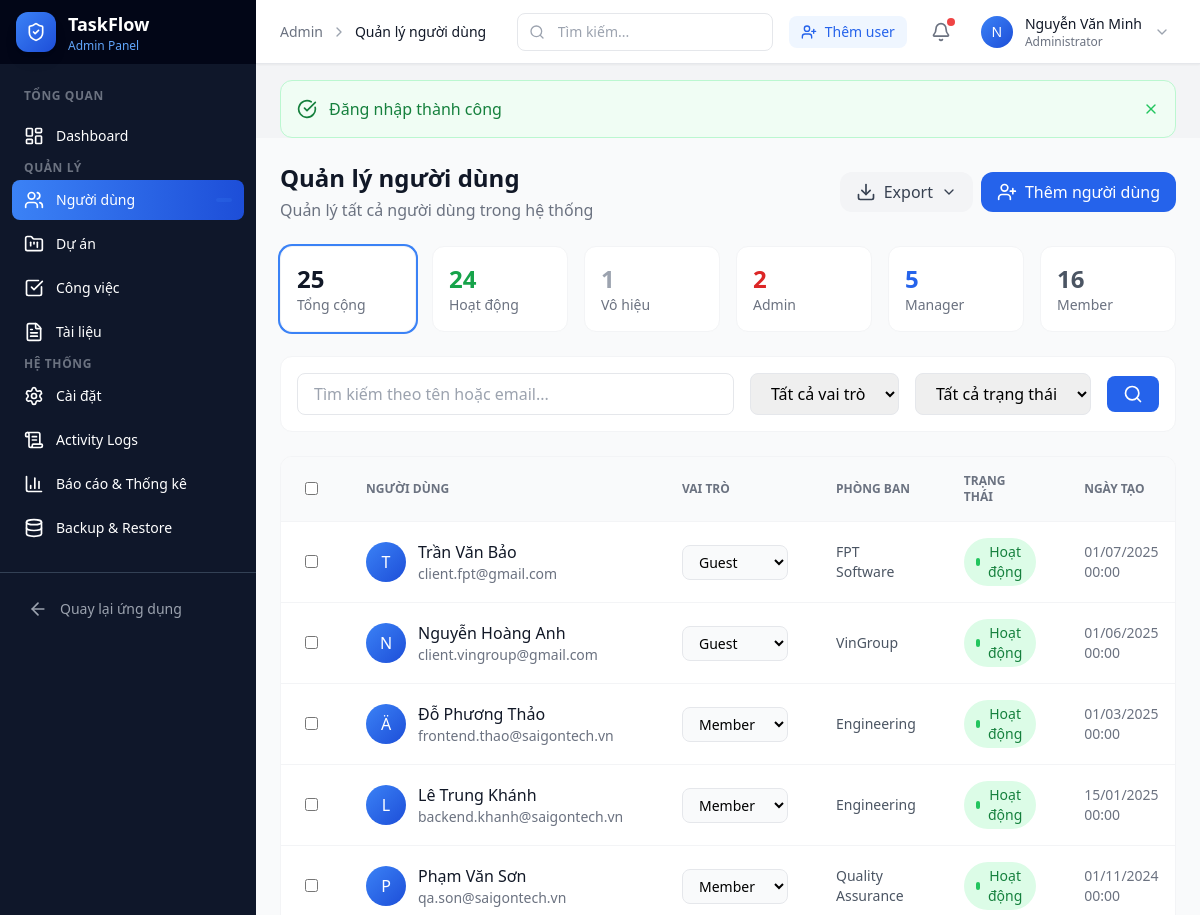
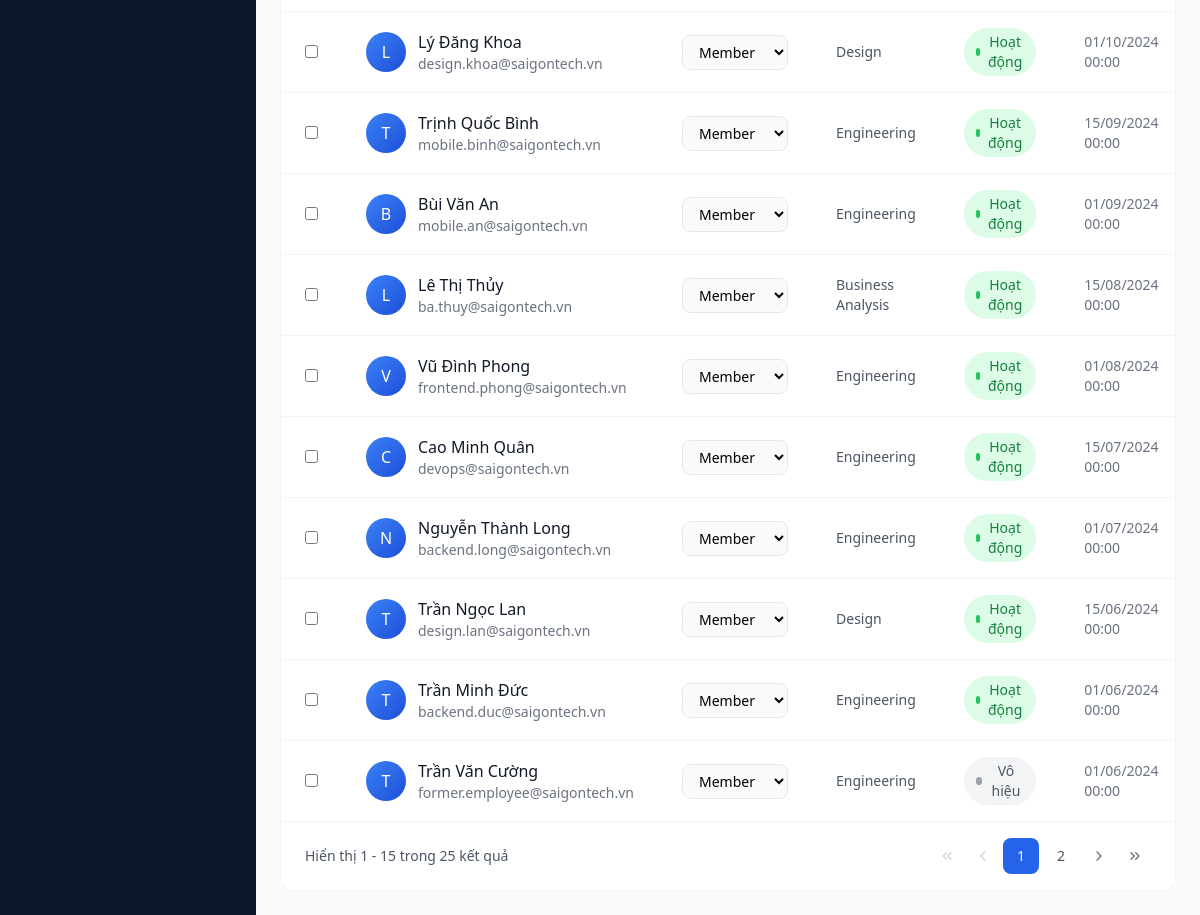
The page /admin/users.php (signed in) on the database its author committed (2 pictures, top to bottom).
### tables this page shows
CREATE TABLE `users` (
    `id` VARCHAR(36) PRIMARY KEY DEFAULT (UUID()),
    `email` VARCHAR(255) NOT NULL UNIQUE,
    `password_hash` VARCHAR(255) NOT NULL,
    `full_name` VARCHAR(100) NOT NULL,
    `avatar_url` VARCHAR(500) NULL,
    `role` ENUM('admin', 'manager', 'member', 'guest') NOT NULL DEFAULT 'member',
    `department` VARCHAR(100) NULL,
    `position` VARCHAR(100) NULL,
    `phone` VARCHAR(20) NULL,
    `is_active` TINYINT(1) NOT NULL DEFAULT 1,
    `email_verified_at` DATETIME NULL,
    `remember_token` VARCHAR(64) NULL,
    `remember_token_expiry` DATETIME NULL,
    `reset_token` VARCHAR(64) NULL,
    `reset_token_expiry` DATETIME NULL,
    `last_login_at` DATETIME NULL,
    `created_at` DATETIME DEFAULT CURRENT_TIMESTAMP,
    `updated_at` DATETIME DEFAULT CURRENT_TIMESTAMP ON UPDATE CURRENT_TIMESTAMP,
    
    INDEX `idx_users_email` (`email`),
    INDEX `idx_users_role` (`role`),
    INDEX `idx_users_is_active` (`is_active`),
    INDEX `idx_users_department` (`department`)
);

### app/controllers/BaseController.php (called while the page is built, shortened)
<?php
abstract class BaseController
{
    protected function view(string $view, array $data = [], ?string $layout = null): void
    {
        View::render($view, $data, $layout);
    }
}

### app/controllers/AdminController.php (called while the page is built, shortened)
<?php
class AdminController extends BaseController
{
    private Database $db;
    public function __construct()
    {
        $this->db = Database::getInstance();
    }
    public function users(): void
    {
        $search = $_GET['search'] ?? '';
        $role = $_GET['role'] ?? '';
        $status = $_GET['status'] ?? '';
        $page = max(1, (int)($_GET['page'] ?? 1));
        $perPage = 15;
        $offset = ($page - 1) * $perPage;
        $where = "WHERE 1=1";
        $params = [];
        $totalItems = (int) $this->db->fetchColumn("SELECT COUNT(*) FROM users {$where}", $params);
        $sql = "SELECT * FROM users {$where} ORDER BY created_at DESC LIMIT {$perPage} OFFSET {$offset}";
        $users = $this->db->fetchAll($sql, $params);
        $userStats = [
            'total' => $this->db->fetchColumn("SELECT COUNT(*) FROM users"),
            'active' => $this->db->fetchColumn("SELECT COUNT(*) FROM users WHERE is_active = 1"),
            'inactive' => $this->db->fetchColumn("SELECT COUNT(*) FROM users WHERE is_active = 0"),
            'admin' => $this->db->fetchColumn("SELECT COUNT(*) FROM users WHERE role = 'admin'"),
            'manager' => $this->db->fetchColumn("SELECT COUNT(*) FROM users WHERE role = 'manager'"),
            'member' => $this->db->fetchColumn("SELECT COUNT(*) FROM users WHERE role = 'member'"),
        ];
        $this->view('admin/users', [
            'users' => $users,
            'userStats' => $userStats,
            'filters' => ['search' => $search, 'role' => $role, 'status' => $status],
            'pagination' => [
                'current' => $page,
                'total' => (int) ceil($totalItems / $perPage),
                'perPage' => $perPage,
                'totalItems' => $totalItems,
                'baseUrl' => '?',
            ],
            'pageTitle' => 'Quản lý người dùng',
        ], 'admin');
    }
}

### admin/users.php (called while the page is built, shortened)
<?php
$controller = new AdminController();
$controller->users();

### core/Database.php (called while the page is built, shortened)
<?php
class Database
{
    private static ?Database $instance = null;
    private ?PDO $connection = null;
    private array $config;
    private function __construct()
    {
        $this->config = require BASE_PATH . '/config/database.php';
    }
    public static function getInstance(): Database
    {
        if (self::$instance === null) {
            self::$instance = new self();
        }
        return self::$instance;
    }
    public function getConnection(): PDO
    {
        return $this->connection;
    }
    private function connect(): void
    {
        try {
            $dsn = sprintf(
                "%s:host=%s;port=%s;dbname=%s;charset=%s",
                $this->config['driver'],
                $this->config['host'],
                $this->config['port'],
                $this->config['database'],
                $this->config['charset']
            );
            $options = [
                PDO::ATTR_ERRMODE => PDO::ERRMODE_EXCEPTION,
                PDO::ATTR_DEFAULT_FETCH_MODE => PDO::FETCH_ASSOC,
                PDO::ATTR_EMULATE_PREPARES => false,
            ];
            $this->connection = new PDO(
                $dsn,
                $this->config['username'],
                $this->config['password'],
                $options
            );
        } catch (PDOException $e) {
            throw new Exception("Database connection failed: " . $e->getMessage());
        }
    }
    public function fetchAll(string $sql, array $params = []): array
    {
        $stmt = $this->getConnection()->prepare($sql);
        $stmt->execute($params);
        return $stmt->fetchAll();
    }
    public function fetchColumn(string $sql, array $params = [], int $column = 0): mixed
    {
        $stmt = $this->getConnection()->prepare($sql);
        $stmt->execute($params);
        return $stmt->fetchColumn($column);
    }
}

### config/database.php (called while the page is built)
<?php
return [
    'driver' => 'mysql',
    'host' => getenv('DB_HOST') ?: 'localhost',
    'port' => getenv('DB_PORT') ?: '3306',
    'database' => getenv('DB_NAME') ?: 'taskflow2',
    'username' => getenv('DB_USER') ?: 'root',
    'password' => getenv('DB_PASS') ?: '',
    'charset' => 'utf8mb4',
    'collation' => 'utf8mb4_unicode_ci',
    'prefix' => '',
];

### app/views/admin/users.php (the view, shortened to what this page needs)
<div class="space-y-6">
    <div class="flex flex-col sm:flex-row sm:items-center sm:justify-between gap-4">
        <div>
            <h1 class="text-2xl font-bold text-gray-900">Quản lý người dùng</h1>
            <p class="text-gray-500 mt-1">Quản lý tất cả người dùng trong hệ thống</p>
        </div>
        <div class="flex items-center gap-2">
            <div class="relative" x-data="{ open: false }">
                <button @click="open = !open" class="inline-flex items-center gap-2 px-4 py-2 bg-gray-100 text-gray-700 rounded-xl hover:bg-gray-200 transition-colors">
                    <i data-lucide="download" class="h-5 w-5"></i>
                    Export
                    <i data-lucide="chevron-down" class="h-4 w-4"></i>
                </button>
            </div>
            <button onclick="openModal('create-user-modal')"
                    class="inline-flex items-center gap-2 px-4 py-2 bg-blue-600 text-white rounded-xl hover:bg-blue-700 transition-colors">
                <i data-lucide="user-plus" class="h-5 w-5"></i>
                Thêm người dùng
            </button>
        </div>
    </div>
    <div class="grid grid-cols-2 md:grid-cols-4 lg:grid-cols-6 gap-4">
        <a href="?status=" class="bg-white rounded-xl p-4 border border-gray-100 hover:border-blue-300 transition-colors <?= ($filters['status'] ?? '') === '' && !($filters['role'] ?? '') ? 'ring-2 ring-blue-500' : '' ?>">
            <p class="text-2xl font-bold text-gray-900"><?= $userStats['total'] ?? 0 ?></p>
            <p class="text-sm text-gray-500">Tổng cộng</p>
        </a>
        <a href="?status=1" class="bg-white rounded-xl p-4 border border-gray-100 hover:border-green-300 transition-colors <?= ($filters['status'] ?? '') === '1' ? 'ring-2 ring-green-500' : '' ?>">
            <p class="text-2xl font-bold text-green-600"><?= $userStats['active'] ?? 0 ?></p>
            <p class="text-sm text-gray-500">Hoạt động</p>
        </a>
        <a href="?status=0" class="bg-white rounded-xl p-4 border border-gray-100 hover:border-gray-300 transition-colors <?= ($filters['status'] ?? '') === '0' ? 'ring-2 ring-gray-500' : '' ?>">
            <p class="text-2xl font-bold text-gray-400"><?= $userStats['inactive'] ?? 0 ?></p>
            <p class="text-sm text-gray-500">Vô hiệu</p>
        </a>
        <a href="?role=admin" class="bg-white rounded-xl p-4 border border-gray-100 hover:border-red-300 transition-colors <?= ($filters['role'] ?? '') === 'admin' ? 'ring-2 ring-red-500' : '' ?>">
            <p class="text-2xl font-bold text-red-600"><?= $userStats['admin'] ?? 0 ?></p>
            <p class="text-sm text-gray-500">Admin</p>
        </a>
        <a href="?role=manager" class="bg-white rounded-xl p-4 border border-gray-100 hover:border-blue-300 transition-colors <?= ($filters['role'] ?? '') === 'manager' ? 'ring-2 ring-blue-500' : '' ?>">
            <p class="text-2xl font-bold text-blue-600"><?= $userStats['manager'] ?? 0 ?></p>
            <p class="text-sm text-gray-500">Manager</p>
        </a>
        <a href="?role=member" class="bg-white rounded-xl p-4 border border-gray-100 hover:border-gray-300 transition-colors <?= ($filters['role'] ?? '') === 'member' ? 'ring-2 ring-gray-500' : '' ?>">
            <p class="text-2xl font-bold text-gray-600"><?= $userStats['member'] ?? 0 ?></p>
            <p class="text-sm text-gray-500">Member</p>
        </a>
    </div>
    <div class="bg-white rounded-xl p-4 border border-gray-100">
        <form method="GET" class="flex flex-wrap items-center gap-4">
            <div class="flex-1 min-w-[200px]">
                <input type="text" name="search" value="<?= View::e($filters['search'] ?? '') ?>"
                       placeholder="Tìm kiếm theo tên hoặc email..."
                       class="w-full px-4 py-2 border border-gray-200 rounded-lg focus:ring-2 focus:ring-blue-500 focus:border-transparent">
            </div>
            <select name="role" class="px-4 py-2 border border-gray-200 rounded-lg focus:ring-2 focus:ring-blue-500">
                <option value="">Tất cả vai trò</option>
            </select>
            <select name="status" class="px-4 py-2 border border-gray-200 rounded-lg focus:ring-2 focus:ring-blue-500">
                <option value="">Tất cả trạng thái</option>
            </select>
            <button type="submit" class="px-4 py-2 bg-blue-600 text-white rounded-lg hover:bg-blue-700 transition-colors">
                <i data-lucide="search" class="h-5 w-5"></i>
            </button>
        </form>
    </div>
    <div class="bg-white rounded-xl border border-gray-100 overflow-hidden">
        <div class="overflow-x-auto">
            <table class="w-full">
                <thead class="bg-gray-50 border-b border-gray-100">
                    <tr>
                        <th class="px-6 py-4 text-left">
                            <input type="checkbox" id="select-all"
                                   class="rounded border-gray-300 text-blue-600 focus:ring-blue-500">
                        </th>
                        <th class="px-6 py-4 text-left text-xs font-semibold text-gray-500 uppercase">Người dùng</th>
                        <th class="px-6 py-4 text-left text-xs font-semibold text-gray-500 uppercase">Vai trò</th>
                        <th class="px-6 py-4 text-left text-xs font-semibold text-gray-500 uppercase">Phòng ban</th>
                        <th class="px-6 py-4 text-left text-xs font-semibold text-gray-500 uppercase">Trạng thái</th>
                        <th class="px-6 py-4 text-left text-xs font-semibold text-gray-500 uppercase">Ngày tạo</th>
                    </tr>
                </thead>
                <tbody class="divide-y divide-gray-100">
                    <?php if (!empty($users)): ?>
                        <?php foreach ($users as $user): ?>
                        <tr class="hover:bg-gray-50 transition-colors" data-user-id="<?= $user['id'] ?>">
                            <td class="px-6 py-4">
                                <input type="checkbox" class="bulk-checkbox rounded border-gray-300 text-blue-600 focus:ring-blue-500"
                                       data-id="<?= $user['id'] ?>">
                            </td>
                            <td class="px-6 py-4">
                                <div class="flex items-center gap-3">
                                    <div class="h-10 w-10 rounded-full bg-gradient-to-br from-blue-500 to-blue-700 flex items-center justify-center text-white font-medium">
                                        <?= strtoupper(substr($user['full_name'], 0, 1)) ?>
                                    </div>
                                    <div>
                                        <p class="font-medium text-gray-900"><?= View::e($user['full_name']) ?></p>
                                        <p class="text-sm text-gray-500"><?= View::e($user['email']) ?></p>
                                    </div>
                                </div>
                            </td>
                            <td class="px-6 py-4">
                                <select onchange="updateUserRole('<?= $user['id'] ?>', this.value)"
                                        class="px-3 py-1.5 text-sm border border-gray-200 rounded-lg focus:ring-2 focus:ring-blue-500
                                        <?= $user['role'] === 'admin' ? 'bg-red-50 text-red-700 border-red-200' :
                                           ($user['role'] === 'manager' ? 'bg-blue-50 text-blue-700 border-blue-200' : 'bg-gray-50') ?>">
                                    <option value="member" <?= $user['role'] === 'member' ? 'selected' : '' ?>>Member</option>
                                    <option value="guest" <?= $user['role'] === 'guest' ? 'selected' : '' ?>>Guest</option>
                                </select>
                            </td>
                            <td class="px-6 py-4 text-sm text-gray-600">
                                <?= View::e($user['department'] ?? '-') ?>
                            </td>
                            <td class="px-6 py-4">
                                <button onclick="toggleUserStatus('<?= $user['id'] ?>', <?= $user['is_active'] ? 'false' : 'true' ?>)"
                                        class="inline-flex items-center gap-1.5 px-3 py-1 rounded-full text-sm font-medium transition-colors
                                        <?= $user['is_active'] ? 'bg-green-100 text-green-700 hover:bg-green-200' : 'bg-gray-100 text-gray-600 hover:bg-gray-200' ?>">
                                    <span class="h-2 w-2 rounded-full <?= $user['is_active'] ? 'bg-green-500' : 'bg-gray-400' ?>"></span>
                                    <?= $user['is_active'] ? 'Hoạt động' : 'Vô hiệu' ?>
                                </button>
                            </td>
                            <td class="px-6 py-4 text-sm text-gray-500">
                                <?= date('d/m/Y H:i', strtotime($user['created_at'])) ?>
                            </td>
                        </tr>
                        <?php endforeach; ?>
                    <?php endif; ?>
                </tbody>
            </table>
        </div>
        <?php if (isset($pagination)): ?>
        <?php View::partial('components/admin-pagination', ['pagination' => $pagination]); ?>
        <?php endif; ?>
    </div>
</div>

### rows shown on the page
users: full_name "T", full_name "Trần Văn Bảo", email "client.fpt@gmail.com", role+id "Guest", department "FPT Software", is_active 1 (drawn), created_at "01/07/2025 00:00"
users: full_name "N", full_name "Nguyễn Hoàng Anh", email "client.vingroup@gmail.com", role+id "Guest", department "VinGroup", is_active 1 (drawn), created_at "01/06/2025 00:00"
users: full_name "Ä", full_name "Đỗ Phương Thảo", email "frontend.thao@saigontech.vn", role+id "Member", department "Engineering", is_active 1 (drawn), created_at "01/03/2025 00:00"
users: full_name "L", full_name "Lê Trung Khánh", email "backend.khanh@saigontech.vn", role+id "Member", department "Engineering", is_active 1 (drawn), created_at "15/01/2025 00:00"
users: full_name "P", full_name "Phạm Văn Sơn", email "qa.son@saigontech.vn", role+id "Member", department "Quality Assurance", is_active 1 (drawn), created_at "01/11/2024 00:00"
users: full_name "L", full_name "Lý Đăng Khoa", email "design.khoa@saigontech.vn", role+id "Member", department "Design", is_active 1 (drawn), created_at "01/10/2024 00:00"
users: full_name "T", full_name "Trịnh Quốc Bình", email "mobile.binh@saigontech.vn", role+id "Member", department "Engineering", is_active 1 (drawn), created_at "15/09/2024 00:00"
users: full_name "B", full_name "Bùi Văn An", email "mobile.an@saigontech.vn", role+id "Member", department "Engineering", is_active 1 (drawn), created_at "01/09/2024 00:00"
users: full_name "L", full_name "Lê Thị Thủy", email "ba.thuy@saigontech.vn", role+id "Member", department "Business Analysis", is_active 1 (drawn), created_at "15/08/2024 00:00"
users: full_name "V", full_name "Vũ Đình Phong", email "frontend.phong@saigontech.vn", role+id "Member", department "Engineering", is_active 1 (drawn), created_at "01/08/2024 00:00"
users: full_name "C", full_name "Cao Minh Quân", email "devops@saigontech.vn", role+id "Member", department "Engineering", is_active 1 (drawn), created_at "15/07/2024 00:00"
users: full_name "N", full_name "Nguyễn Thành Long", email "backend.long@saigontech.vn", role+id "Member", department "Engineering", is_active 1 (drawn), created_at "01/07/2024 00:00"
users: full_name "T", full_name "Trần Ngọc Lan", email "design.lan@saigontech.vn", role+id "Member", department "Design", is_active 1 (drawn), created_at "15/06/2024 00:00"
users: full_name "T", full_name "Trần Minh Đức", email "backend.duc@saigontech.vn", role+id "Member", department "Engineering", is_active 1 (drawn), created_at "01/06/2024 00:00"
users: full_name "T", full_name "Trần Văn Cường", email "former.employee@saigontech.vn", role+id "Member", department "Engineering", is_active 0 (drawn), created_at "01/06/2024 00:00"

### other values the page prints
View::e($pageTitle ?? 'Dashboard') "Quản lý người dùng"
substr($userName, 0, 1) "N"
View::e($userName) "Nguyễn Văn Minh"
View::e($success) "Đăng nhập thành công"
$userStats['total'] "25"
$userStats['active'] "24"
$userStats['inactive'] "1"
$userStats['admin'] "2"
$userStats['manager'] "5"
$userStats['member'] "16"
min($current * $perPage, $totalItems) "15"
$totalItems "25"
